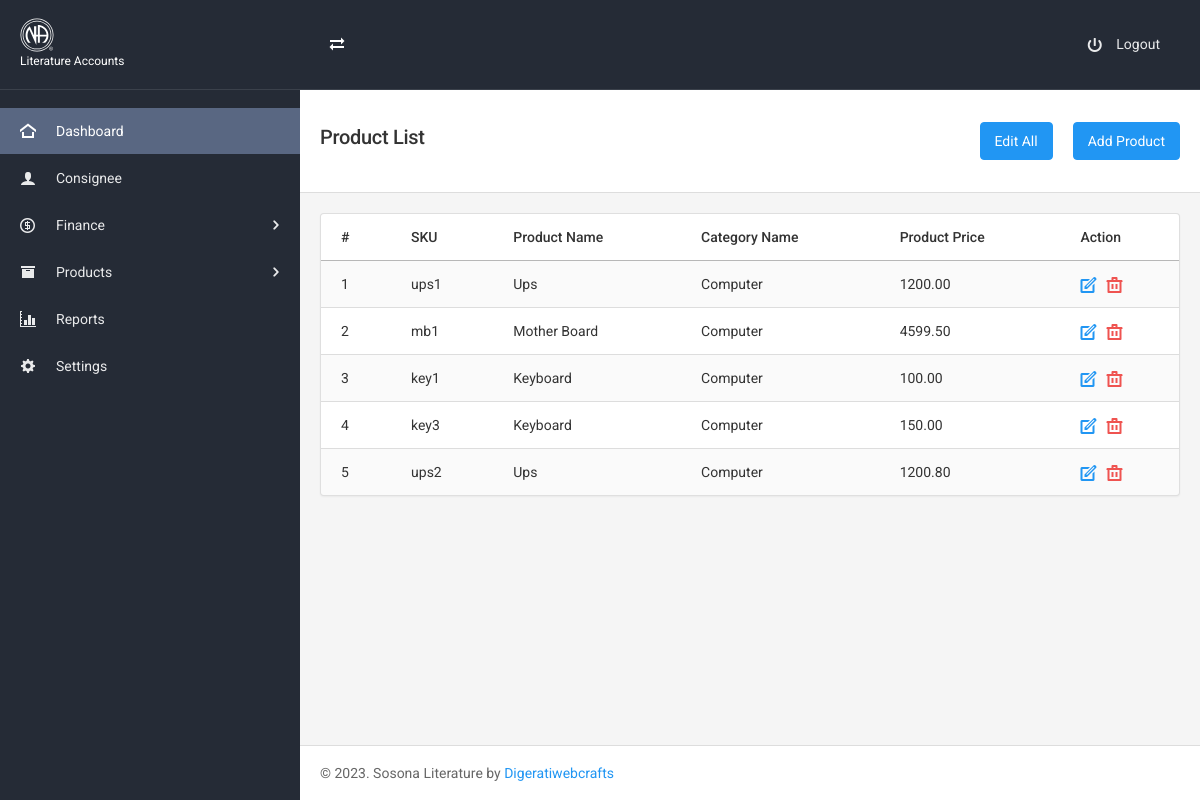
The app's page /product.php (signed in), older data.
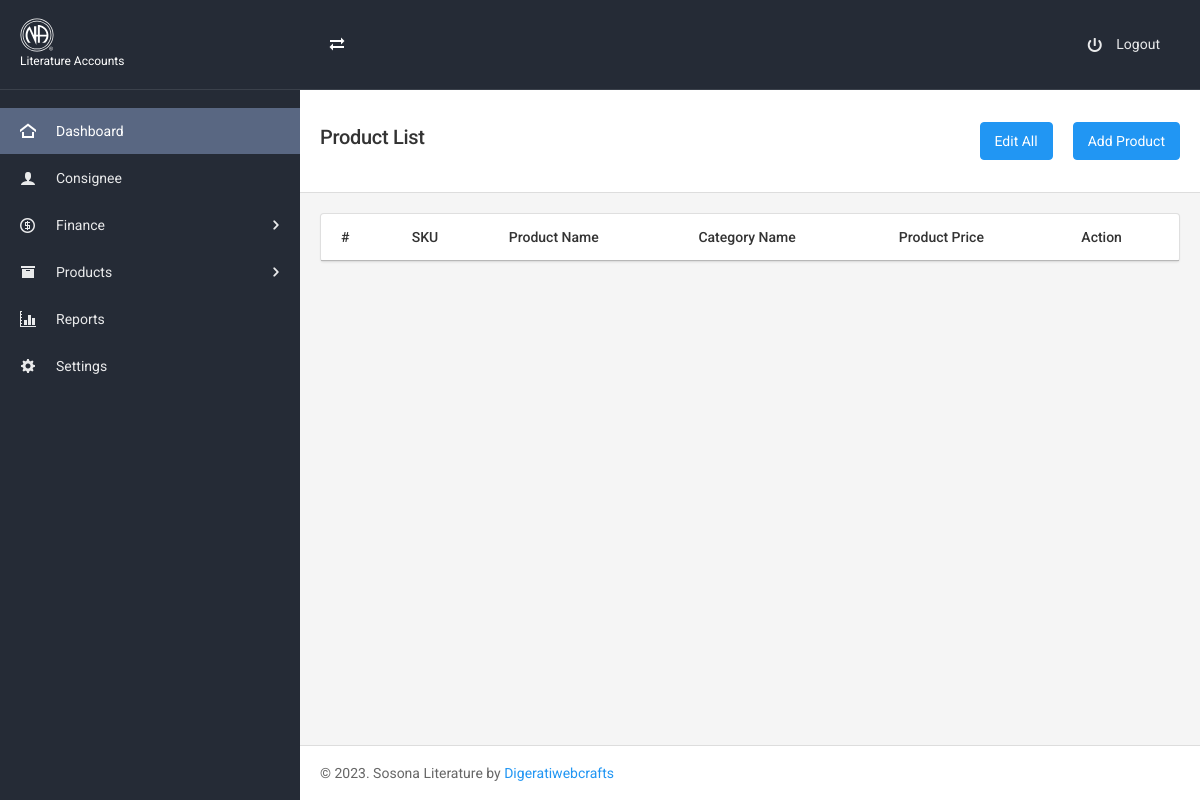
The same page, newer data.
### tables this page shows
CREATE TABLE `product_category` (
  `id` int(11) NOT NULL,
  `category_name` varchar(255) NOT NULL
);

CREATE TABLE `product` (
  `id` int(11) NOT NULL,
  `sku` varchar(255) NOT NULL,
  `product_title` varchar(255) NOT NULL,
  `category_id` int(11) NOT NULL,
  `product_price` float(9,2) NOT NULL
);

### product.php (the view, shortened to what this page needs)
<?php
include "includes/header.php";
?>
<?php
include "includes/top-navbar.php";
 ?>
<div class="page-content">
    <?php
    include "includes/left-sidebar.php";
     ?>
    <div class="content-wrapper">
        <div class="content-inner">
            <div class="page-header page-header-light">
                <div class="page-header-content header-elements-lg-inline">
                    <div class="page-title d-flex w-100">
                        <h4 class="mr-auto"><span class="font-weight-semibold">Product List</span></h4>
                        <a href="product-edit-all.php" class="btn btn-primary mr-3">Edit All</a>
                        <a href="product-add-edit.php" class="btn btn-primary">Add Product</a>
                    </div>
                </div>
            </div>
            <div class="content">
            <div class="card">
              <div class="table-responsive">
                <table class="table table-striped">
                  <thead>
                    <tr>
                      <th>#</th>
                      <th>SKU</th>
                      <th>Product Name</th>
                      <th>Category Name</th>
                      <th>Product Price</th>
                      <th>Action</th>
                    </tr>
                  </thead>
                  <tbody>
                    <?php
                      $sel="SELECT *  FROM product_category INNER JOIN product ON product_category.id=product.category_id";
                      $counter = 0;
                      $rs=$conn->query($sel);
                      while($row=$rs->fetch_assoc()){
                    ?>
                    <tr>
                      <td><?php echo ++$counter; ?></td>
                      <td><?php echo $row['sku'];?></td>
                      <td><?php echo $row['product_title'];?></td>
                      <td><?php echo $row['category_name'];?></td>
                      <td><?php echo $row['product_price'];?></td>
                      <td>
                        <div class="list-icons">
                          <a href="product-add-edit.php?id=<?php echo $row['id'];?>" class="list-icons-item text-primary"><i class="icon-pencil7"></i></a>
                          <a href="#" data-toggle="modal" data-target="#confirmDeletet<?php echo $row['id'] ?>" class="list-icons-item text-danger"><i class="icon-trash"></i></a>
                        </div>
                      </td>
                    </tr>
                    <?php
                    }
                    ?>
                  </tbody>
                </table>
              </div>
            </div>
            </div>
<?php include "includes/footer.php"; ?>

### includes/header.php (shortened to what this page needs)
<!DOCTYPE html>
<html lang="en">
<head>
	<link href="assets/css/icons/icomoon/styles.min.css" rel="stylesheet" type="text/css">
	<link href="assets/css/all.min.css" rel="stylesheet" type="text/css">
	<link href="assets/css/style.css" rel="stylesheet" type="text/css">
</head>
<body>

### includes/top-navbar.php (shortened to what this page needs)
<div class="navbar navbar-expand-lg navbar-dark navbar-static">
	<div class="navbar-brand ml-2 ml-lg-0">
		<a href="index.php" class="d-inline-block">
			<img src="assets/images/na-lgo-white.svg" alt="">
			<p class="logo-subtitle">Literature Accounts</p>
		</a>
	</div>
	<div class="ml-3 align-self-center">
		<button type="button" class="btn btn-outline-light-100 text-white border-transparent btn-icon rounded-pill btn-sm sidebar-control sidebar-main-resize d-none d-lg-inline-flex">
			<i class="icon-transmission"></i>
		</button>
	</div>
	<div class="d-flex justify-content-end align-items-center ml-auto">
		<ul class="navbar-nav flex-row">
			<li class="nav-item">
				<a href="logout.php" class="navbar-nav-link">
					<i class="icon-switch2"></i>
					<span class="d-none d-lg-inline-block ml-2">Logout</span>
				</a>
			</li>
		</ul>
	</div>
</div>

### includes/left-sidebar.php (shortened to what this page needs)
<div class="sidebar sidebar-dark sidebar-main sidebar-expand-lg">
	<div class="sidebar-content">
		<div class="sidebar-section">
			<ul class="nav nav-sidebar" data-nav-type="accordion">
				<li class="nav-item">
					<a href="index.php" class="nav-link active">
						<i class="icon-home4"></i>
						<span>
							Dashboard
						</span>
					</a>
				</li>
				<li class="nav-item">
					<a href="consignee.php" class="nav-link">
						<i class="icon-user"></i>
						<span>Consignee</span>
					</a>
				</li>
				<li class="nav-item nav-item-submenu">
					<a href="#" class="nav-link"><i class="icon-coin-dollar"></i> <span>Finance</span></a>
				</li>
				<li class="nav-item nav-item-submenu">
					<a href="#" class="nav-link"><i class="icon-box"></i> <span>Products</span></a>
				</li>
				<li class="nav-item">
					<a href="#" class="nav-link">
						<i class="icon-graph"></i>
						<span>Reports</span>
					</a>
				</li>
				<li class="nav-item">
					<a href="settings.php" class="nav-link">
						<i class="icon-gear"></i>
						<span>Settings</span>
					</a>
				</li>
			</ul>
		</div>
	</div>
</div>

### includes/footer.php
<div class="navbar navbar-light border-bottom-0 border-top">
	<div id="navbar-footer">
		<span class="navbar-text">
			&copy; 2023. Sosona Literature by <a href="https://digeratiwebcrafts.com/" target="_blank">Digeratiwebcrafts</a>
		</span>
	</div>
</div>
</div>
</div>
</div>
</body>
</html>

### assets/css/style.css (style rules this page uses)
.navbar-brand img { height: 2.125rem; }
.logo-subtitle { color: #fff; font-size: 12px; margin-bottom: 0; }

Row changes from the older to the newer data that the page shows:
removed product_category: product.sku "ups1", product.product_title "Ups", category_name "Computer", product.product_price "1200.00", product.sku "mb1", product.product_title "Mother Board", product.product_price "4599.50", product.sku "key1", product.product_title "Keyboard", product.product_price "100.00", product.sku "key3", product.product_price "150.00", product.sku "ups2", product.product_price "1200.80"
